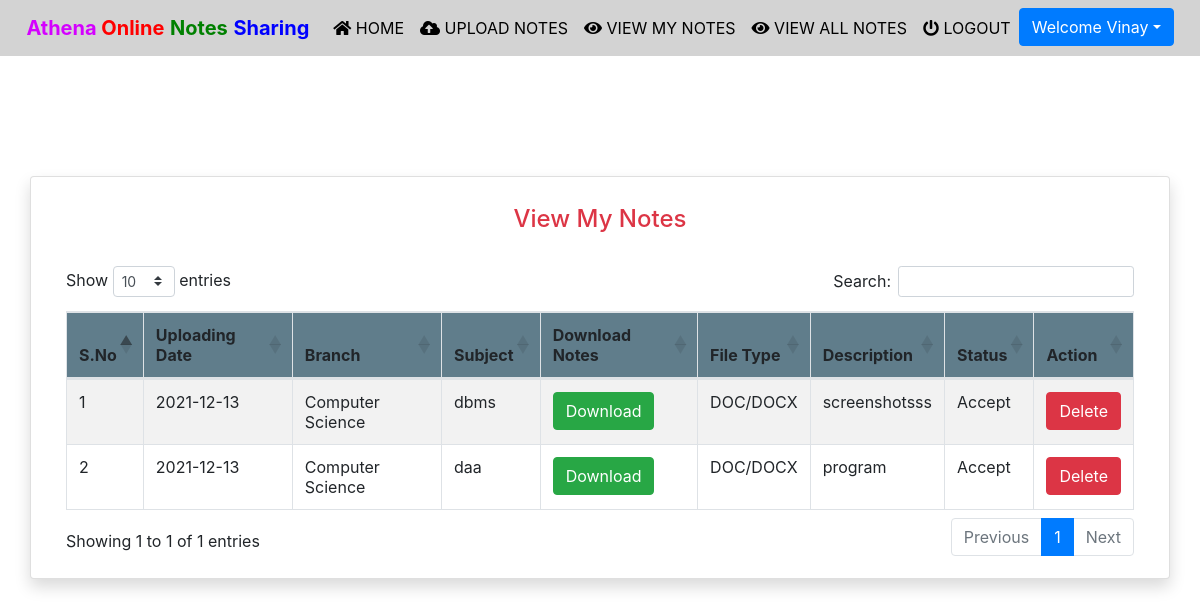
The page /view_mynotes (signed in) on the database its author committed.
### notes/models.py (models this page shows, shortened)
class Notes(models.Model):
    user = models.ForeignKey(User,on_delete=models.CASCADE)
    uploadingdate = models.CharField(max_length=30)
    branch = models.CharField(max_length=30)
    subject = models.CharField(max_length=30)
    notesfile = models.FileField(null=True)
    filetype = models.CharField(max_length=30)
    description = models.CharField(max_length=200, null=True)
    status = models.CharField(max_length=15)

### notes/views.py (the view)
# urls.py: path('view_mynotes', view_mynotes, name='view_mynotes'),
def view_mynotes(request):
    if not request.user.is_authenticated:
        return redirect('login')
    user = User.objects.get(id=request.user.id)
    notes = Notes.objects.filter(user = user)
    d = {'notes':notes}
    return render(request,'view_mynotes.html',d)

### notes/templates/view_mynotes.html (shortened to what this page needs)
{% extends 'usernavigation.html'%}
{% load static %}
{% block body %}
<div class="container card shadow mt-5">
	<div class="card-body">
  <h1 class="text-success text-center"></h1>
            <h4 class="text-center text-danger">View My Notes</h4>
			<br>
			<table id="example" class="table table-striped table-bordered" style="width:100%">
				<thead style="background-color : #607d8b;">
					<tr>
						<th>S.No</th>
						<th>Uploading Date</th>
						<th>Branch</th>
						<th>Subject</th>
						<th>Download Notes</th>
						<th>File Type</th>
						<th>Description</th>
						<th>Status</th>
						<th>Action</th>
					</tr>
				</thead>
				{% for i in notes %}
				<tbody>
				<tr>
                  <td>{{forloop.counter}}</td>
					<td>{{i.uploadingdate}}</td>
					<td>{{i.branch}}</td>
					<td>{{i.subject}}</td>
					<td><a href="{{i.notesfile.url}}" class="btn btn-success" download>Download</a></td>
					<td>{{i.filetype}}</td>
					<td>{{i.description}}</td>
					<td>{{i.status}}</td>
					<td><a href="{% url 'delete_mynotes' i.id %}" class="btn btn-danger" onclick="return confirm('Are your sure to Delete ?')">Delete</a></td>
                </tr>
				{% endfor %}
				</tbody>
	</table>
</div>
</div>
{% endblock %}

### notes/templates/usernavigation.html (shortened to what this page needs)
<html lang="en">
<head>
  {% load static %}
  <link rel="stylesheet" href="https://maxcdn.bootstrapcdn.com/bootstrap/4.3.1/css/bootstrap.min.css">
  <link rel="stylesheet" href="https://use.fontawesome.com/releases/v5.6.3/css/all.css">
    <link rel="stylesheet" href="{% static 'css/mystyle.css' %}">
    <link rel="stylesheet" href="https://cdnjs.cloudflare.com/ajax/libs/twitter-bootstrap/4.5.2/css/bootstrap.css">
<link rel="stylesheet" href="https://cdn.datatables.net/1.11.3/css/dataTables.bootstrap4.min.css">
</head>
<body>
 <nav class="navbar navbar-expand-sm justify-content-center" style = "background-color : lightgrey">
     <a class="navbar-brand" href=""><span style="color:rgb(212, 0, 255)"><b>Athena</b><span style="color:red"><b>    Online</b></span><span style="color:green"> <b>Notes</b> </span><span style="color:blue"><b>Sharing</b></span></a>
  <ul class="navbar-nav">
      <li class="navbar-item">
          <a class="nav-link" href="{% url 'profile' %}"><i class="fas fa-home"></i> HOME</a>
      </li>
      <li class="navbar-item">
          <a class="nav-link" href="{% url 'upload_notes' %}"><i class="fas fa-cloud-upload-alt"></i> UPLOAD NOTES</a>
      </li>
			<li class="navbar-item">
                <a class="nav-link" href="{% url 'view_mynotes' %}"><i class="fas fa-eye"></i> VIEW MY NOTES</a>
            </li>
			<li class="navbar-item">
                <a class="nav-link" href="{% url 'viewallnotes' %}"><i class="fas fa-eye"></i> VIEW ALL NOTES</a>
            </li>
			<li class="navbar-item">
                <a class="nav-link" href="{% url 'logout' %}"><i class="fas fa-power-off"></i> LOGOUT</a>
            </li>
			<div class="dropdown">
				<button class="btn btn-primary dropdown-toggle" type="button"
					id="dropdownMenuButton" data-toggle="dropdown" aria-haspopup="true"
					aria-expanded="false">Welcome {{request.user.first_name}}</button>
			</div>
  </ul>
 </nav>
</body>
</html>
{% block body %}
{% endblock %}

### notes/static/css/mystyle.css (style rules this page uses)
.nav-link { color : black }

### rows shown on the page
Notes: uploadingdate "2021-12-13", branch "Computer Science", subject "dbms", filetype "DOC/DOCX", description "screenshotsss", status "Accept"
Notes: uploadingdate "2021-12-13", branch "Computer Science", subject "daa", filetype "DOC/DOCX", description "program", status "Accept"

### other values the page prints
{{ request.user.first_name }} "Vinay"
